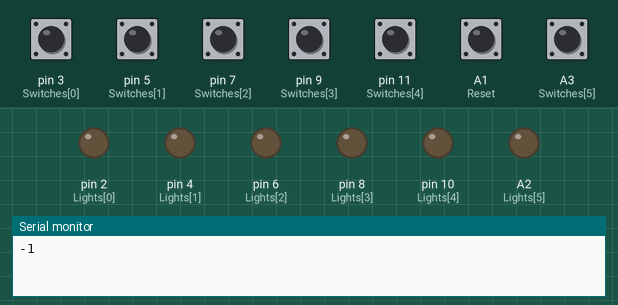
A sketch run on a simulated Arduino Uno, built with avr-gcc and run on an emulated ATmega328P. Parts: output pins drawn as LEDs (lit = HIGH), the last lines printed to the serial monitor. Dashed ring = blinking. The test bench sets the inputs (shaded band); at power-on: A1 (Reset), A3 (Switches[5]), pin 3 (Switches[0]), pin 5 (Switches[1]), pin 7 (Switches[2]), pin 9 (Switches[3]), pin 11 (Switches[4]) HIGH.

Above: at 1.2 s.
1.3 s: pin 3 (Switches[0]) pulled LOW for 0.15 s
At 1.55 s:
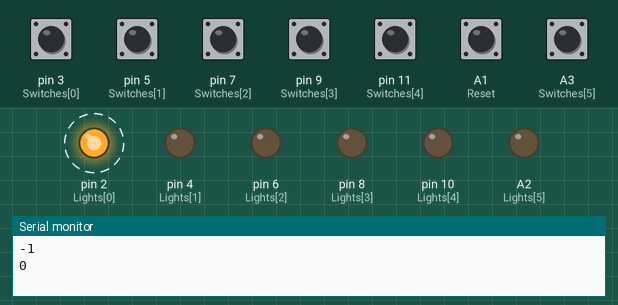
4.3 s: pin 5 (Switches[1]) pulled LOW for 0.15 s
At 4.55 s:
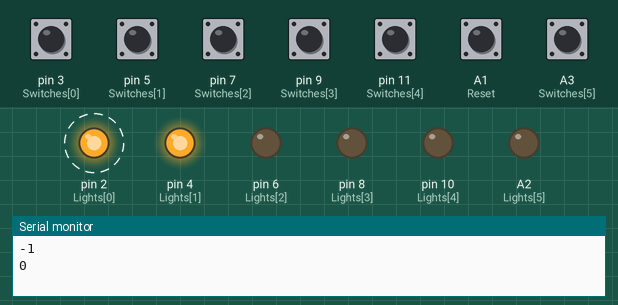
7.3 s: pin 7 (Switches[2]) pulled LOW for 0.15 s
At 7.55 s:
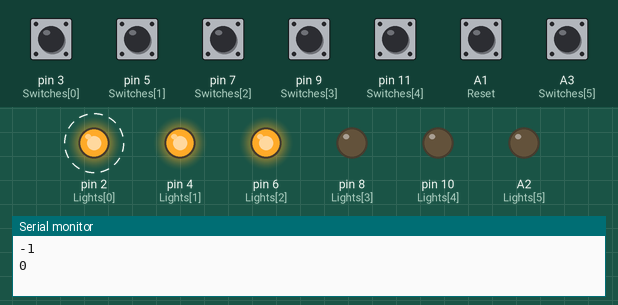
10.3 s: pin 9 (Switches[3]) pulled LOW for 0.15 s
At 10.55 s:
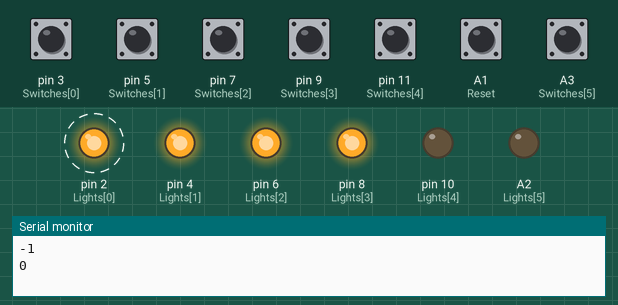
13.3 s: pin 11 (Switches[4]) pulled LOW for 0.15 s
At 13.55 s:
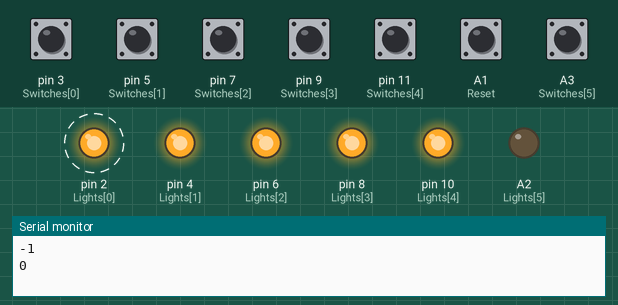
16.3 s: A3 (Switches[5]) pulled LOW for 0.15 s
At 16.55 s:
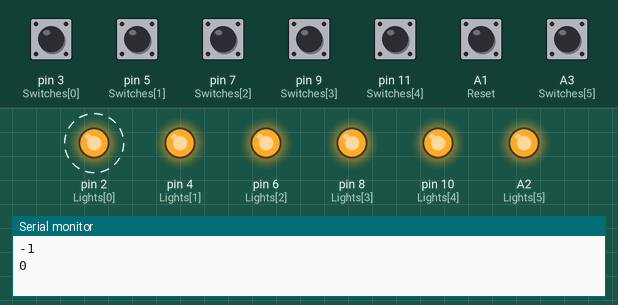
Timing chart, 0 to 20.3 s (numbered marks = the images above; inputs shaded):
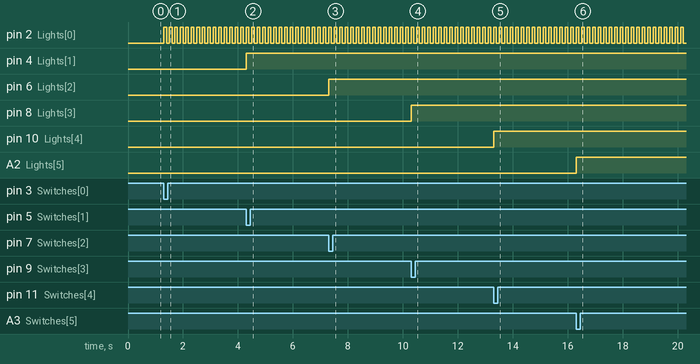

The sketch:

jeopardy.ino
```cpp
//
// This sketch implements a "Jeopardy" style contestant response tiebreaker.
//
// Each contestant has a pushbutton switch. When they know the answer,
// they push it.  This turns on the corresponding light.
// The light for the first person to push their button blinks.
//
// Pressing the reset switch restarts the game.
//
// J. Peterson, Apr '12
//

// The LEDs, cathodes connected to ground
int Lights[6] = {2, 4, 6, 8, 10, A2};

// The pushbutton switches connect the input to ground when closed.
int Switches[6] = {3, 5, 7, 9, 11, A3};

// Connect to ground to reset the game
int Reset = A1;

// Set to -1 when no winner set.
int winner;

boolean SwitchPushed[6] = { false, false, false, false, false, false };

void setup()
{

  Serial.begin(9600);  // initialize serial:

  int i;
  for (i = 0; i < 6; i++)
  {
    pinMode(Lights[i], OUTPUT);

    pinMode(Switches[i], INPUT);
    digitalWrite(Switches[i], HIGH);  // Enable pullup on digital input
  }

  pinMode( Reset, INPUT );
  digitalWrite( Reset, HIGH );    // Enable pullup on analog input

  LightsOff();
}

void loop()
{
  int i;

  // If no winner selected, first button selects the winner.
  if (winner == -1)
  {
    for (i = 0; i < 6; i++)
      if (digitalRead( Switches[i] ) == LOW) {
        winner = i;
        Serial.println(winner);
        return;
      }
  }

     for (i = 0; i < 6; i++)
     {
       if (i == winner)  // Blink winner's light
       {
         if (((millis() /100) % 10) & 1)
           digitalWrite( Lights[winner], HIGH );
          else
            digitalWrite( Lights[winner], LOW );
       }
       else
       {
         // When switch is pushed, record it.
         if (digitalRead( Switches[i] ) == LOW)
           SwitchPushed[i] = true;

         // Display non-winner lights
        digitalWrite( Lights[i], SwitchPushed[i] ? HIGH : LOW );
       }
     }


  // Reset button
  if (digitalRead( Reset ) == LOW) {
    delay(1*1000);
    LightsOff();
  }
}

// Reset to the initial state.
void LightsOff()
{
  Serial.println(-1);
  winner = -1;
  for (int i = 0; i < 6; i++)
  {
    digitalWrite( Lights[i], LOW);
    SwitchPushed[i] = false;
  }
}
```

Measured:
- after the input at 1.3 s, pin 2 (Lights[0]): alternates HIGH for 0.10 s and LOW for 0.10 s, starting at once
- after the input at 4.3 s, pin 4 (Lights[1]): LOW → HIGH at once
- after the input at 7.3 s, pin 6 (Lights[2]): LOW → HIGH at once
- after the input at 10.3 s, pin 8 (Lights[3]): LOW → HIGH at once
- after the input at 13.3 s, pin 10 (Lights[4]): LOW → HIGH at once
- after the input at 16.3 s, A2 (Lights[5]): LOW → HIGH at once
